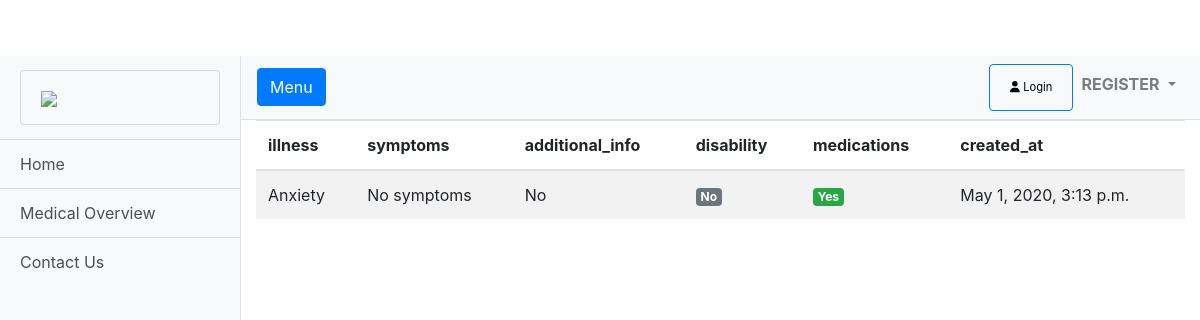
Page /record-detail/1/ on the committed database.
### medicalapp/models.py (models this page shows, shortened)
class MedicalHistory(models.Model):
    user = models.ForeignKey(User, on_delete=models.CASCADE)
    illness = models.CharField(choices=ILLNESS_CHOICES, max_length=50)
    symptoms = models.CharField(max_length=100)
    additional_info = models.CharField(max_length=100)
    disability = models.BooleanField(default=False)
    medications = models.BooleanField(default=False)
    created_at = models.DateTimeField(default=timezone.now)

### medicalapp/views/home.py (the view)
# urls.py: path('record-detail/<int:id>/', RecordDetailView.as_view(), name='medical-record-detail'),
class RecordDetailView(DetailView):
    model = MedicalHistory
    template_name = 'record_detail.html'
    context_object_name = 'record'
    pk_url_kwarg = 'id'

### templates/record_detail.html (shortened to what this page needs)
{% extends 'base.html' %}
{% load static %}
{% block content %}
{% include 'sidebar.html' %}
    <section>
        <div class="container">
            <div class="row">
                <div class="col-lg-12">
                    <div class="table-responsive">
                        <table class="table table-striped table-hover table-client-dashboard">
                            <thead>
                            <tr>
                                <th>illness</th>
                                <th>symptoms</th>
                                <th>additional_info</th>
                                <th>disability</th>
                                <th>medications</th>
                                <th>created_at</th>
                            </tr>
                            </thead>
                            <tbody>
                                <tr>
                                    <td>
                                        {{ object.illness }}
                                    </td>
                                    <td>
                                        {{ object.symptoms }}
                                    </td>
                                    <td>
                                        {{ object.additional_info }}
                                    </td>
                                    {% if object.disability %}
                                    <td>
                                        <span class="badge badge-success">Yes</span>
                                    </td>
                                    {% else %}
                                    <td>
                                        <span class="badge badge-secondary">No</span>
                                    </td>
                                    {% endif %}
                                    {% if object.medications %}
                                    <td>
                                        <span class="badge badge-success">Yes</span>
                                    </td>
                                    {% else %}
                                    <td>
                                        <span class="badge badge-secondary">No</span>
                                    </td>
                                    {% endif %}
                                    <td>
                                        {{ object.created_at }}
                                    </td>
                                </tr>
                            </tbody>
                        </table>
                    </div>
                </div>
            </div>
        </div>
    </section>
{% endblock %}

### static/css/full-width-pics.css (style rules this page uses)
body { padding-top: 56px; }

### static/css/simple-sidebar.css (style rules this page uses)
body { overflow-x: hidden; }

### rows in the picture
MedicalHistory: illness "Anxiety", symptoms "No symptoms", additional_info "No", created_at "May 1, 2020, 3:13 p.m."
